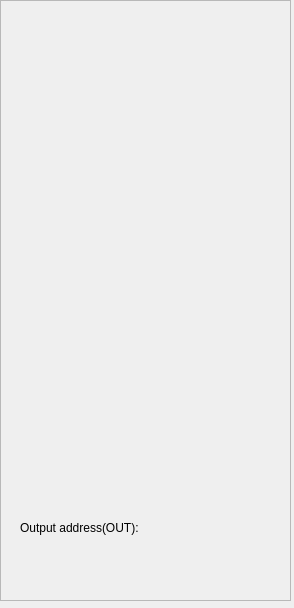
<?xml version="1.0" encoding="UTF-8"?>
<ui version="4.0">
 <class>Form</class>
 <widget class="QWidget" name="Form">
  <property name="geometry">
   <rect>
    <x>0</x>
    <y>0</y>
    <width>294</width>
    <height>608</height>
   </rect>
  </property>
  <property name="windowTitle">
   <string>Form</string>
  </property>
  <widget class="QFrame" name="frame">
   <property name="geometry">
    <rect>
     <x>0</x>
     <y>0</y>
     <width>291</width>
     <height>601</height>
    </rect>
   </property>
   <property name="frameShape">
    <enum>QFrame::StyledPanel</enum>
   </property>
   <property name="frameShadow">
    <enum>QFrame::Raised</enum>
   </property>
   <widget class="QEForm" name="qeform_18">
    <property name="geometry">
     <rect>
      <x>0</x>
      <y>0</y>
      <width>281</width>
      <height>461</height>
     </rect>
    </property>
    <property name="sizePolicy">
     <sizepolicy hsizetype="Preferred" vsizetype="Preferred">
      <horstretch>0</horstretch>
      <verstretch>0</verstretch>
     </sizepolicy>
    </property>
    <property name="uiFile" stdset="0">
     <string>ppmacMrec_cs_Status.ui</string>
    </property>
    <property name="variableSubstitutions" stdset="0">
     <string>MOTOR=$(MOTOR)</string>
    </property>
    <property name="handleGuiLaunchRequests">
     <bool>false</bool>
    </property>
   </widget>
   <widget class="QLabel" name="label_2">
    <property name="geometry">
     <rect>
      <x>20</x>
      <y>520</y>
      <width>132</width>
      <height>15</height>
     </rect>
    </property>
    <property name="text">
     <string>Output address(OUT):</string>
    </property>
   </widget>
   <widget class="QELabel" name="qelabel_7">
    <property name="geometry">
     <rect>
      <x>50</x>
      <y>540</y>
      <width>201</width>
      <height>20</height>
     </rect>
    </property>
    <property name="palette">
     <palette>
      <active>
       <colorrole role="WindowText">
        <brush brushstyle="SolidPattern">
         <color alpha="255">
          <red>0</red>
          <green>0</green>
          <blue>0</blue>
         </color>
        </brush>
       </colorrole>
       <colorrole role="Button">
        <brush brushstyle="SolidPattern">
         <color alpha="255">
          <red>224</red>
          <green>220</green>
          <blue>218</blue>
         </color>
        </brush>
       </colorrole>
       <colorrole role="Text">
        <brush brushstyle="SolidPattern">
         <color alpha="255">
          <red>0</red>
          <green>0</green>
          <blue>0</blue>
         </color>
        </brush>
       </colorrole>
       <colorrole role="ButtonText">
        <brush brushstyle="SolidPattern">
         <color alpha="255">
          <red>0</red>
          <green>0</green>
          <blue>0</blue>
         </color>
        </brush>
       </colorrole>
       <colorrole role="Base">
        <brush brushstyle="SolidPattern">
         <color alpha="255">
          <red>224</red>
          <green>220</green>
          <blue>218</blue>
         </color>
        </brush>
       </colorrole>
       <colorrole role="Window">
        <brush brushstyle="SolidPattern">
         <color alpha="255">
          <red>224</red>
          <green>220</green>
          <blue>218</blue>
         </color>
        </brush>
       </colorrole>
       <colorrole role="PlaceholderText">
        <brush brushstyle="NoBrush">
         <color alpha="128">
          <red>0</red>
          <green>0</green>
          <blue>0</blue>
         </color>
        </brush>
       </colorrole>
      </active>
      <inactive>
       <colorrole role="WindowText">
        <brush brushstyle="SolidPattern">
         <color alpha="255">
          <red>0</red>
          <green>0</green>
          <blue>0</blue>
         </color>
        </brush>
       </colorrole>
       <colorrole role="Button">
        <brush brushstyle="SolidPattern">
         <color alpha="255">
          <red>224</red>
          <green>220</green>
          <blue>218</blue>
         </color>
        </brush>
       </colorrole>
       <colorrole role="Text">
        <brush brushstyle="SolidPattern">
         <color alpha="255">
          <red>0</red>
          <green>0</green>
          <blue>0</blue>
         </color>
        </brush>
       </colorrole>
       <colorrole role="ButtonText">
        <brush brushstyle="SolidPattern">
         <color alpha="255">
          <red>0</red>
          <green>0</green>
          <blue>0</blue>
         </color>
        </brush>
       </colorrole>
       <colorrole role="Base">
        <brush brushstyle="SolidPattern">
         <color alpha="255">
          <red>224</red>
          <green>220</green>
          <blue>218</blue>
         </color>
        </brush>
       </colorrole>
       <colorrole role="Window">
        <brush brushstyle="SolidPattern">
         <color alpha="255">
          <red>224</red>
          <green>220</green>
          <blue>218</blue>
         </color>
        </brush>
       </colorrole>
       <colorrole role="PlaceholderText">
        <brush brushstyle="NoBrush">
         <color alpha="128">
          <red>0</red>
          <green>0</green>
          <blue>0</blue>
         </color>
        </brush>
       </colorrole>
      </inactive>
      <disabled>
       <colorrole role="WindowText">
        <brush brushstyle="SolidPattern">
         <color alpha="255">
          <red>0</red>
          <green>0</green>
          <blue>0</blue>
         </color>
        </brush>
       </colorrole>
       <colorrole role="Button">
        <brush brushstyle="SolidPattern">
         <color alpha="255">
          <red>224</red>
          <green>220</green>
          <blue>218</blue>
         </color>
        </brush>
       </colorrole>
       <colorrole role="Text">
        <brush brushstyle="SolidPattern">
         <color alpha="255">
          <red>0</red>
          <green>0</green>
          <blue>0</blue>
         </color>
        </brush>
       </colorrole>
       <colorrole role="ButtonText">
        <brush brushstyle="SolidPattern">
         <color alpha="255">
          <red>0</red>
          <green>0</green>
          <blue>0</blue>
         </color>
        </brush>
       </colorrole>
       <colorrole role="Base">
        <brush brushstyle="SolidPattern">
         <color alpha="255">
          <red>224</red>
          <green>220</green>
          <blue>218</blue>
         </color>
        </brush>
       </colorrole>
       <colorrole role="Window">
        <brush brushstyle="SolidPattern">
         <color alpha="255">
          <red>224</red>
          <green>220</green>
          <blue>218</blue>
         </color>
        </brush>
       </colorrole>
       <colorrole role="PlaceholderText">
        <brush brushstyle="NoBrush">
         <color alpha="128">
          <red>0</red>
          <green>0</green>
          <blue>0</blue>
         </color>
        </brush>
       </colorrole>
      </disabled>
     </palette>
    </property>
    <property name="font">
     <font>
      <weight>50</weight>
      <bold>false</bold>
     </font>
    </property>
    <property name="alignment">
     <set>Qt::AlignLeading|Qt::AlignLeft|Qt::AlignVCenter</set>
    </property>
    <property name="indent">
     <number>6</number>
    </property>
    <property name="variable" stdset="0">
     <string>$(MOTOR).OUT</string>
    </property>
    <property name="displayAlarmState" stdset="0">
     <bool>false</bool>
    </property>
   </widget>
  </widget>
 </widget>
 <customwidgets>
  <customwidget>
   <class>QEForm</class>
   <extends>QWidget</extends>
   <header>QEForm.h</header>
  </customwidget>
  <customwidget>
   <class>QELabel</class>
   <extends>QLabel</extends>
   <header>QELabel.h</header>
  </customwidget>
 </customwidgets>
 <resources/>
 <connections/>
</ui>
